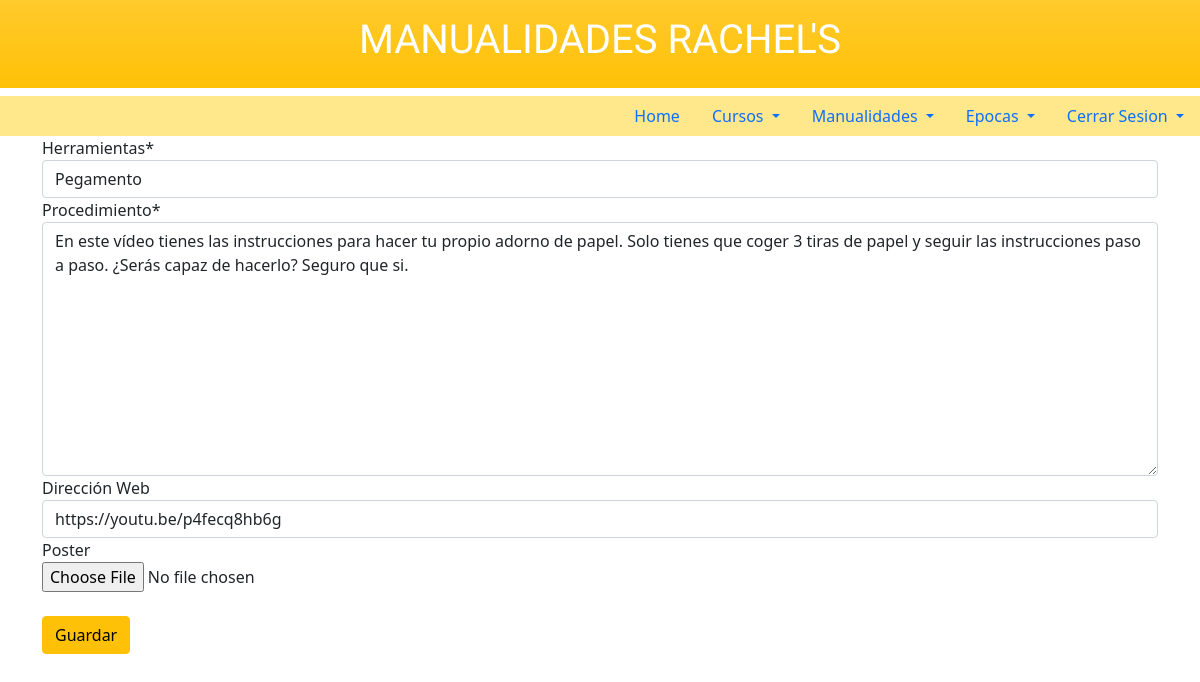
Screenshot of /manualidades/1/editar/ (signed in) with the database file from the repository.
### raquel/models.py (models this page shows, shortened)
class Manualidades(models.Model):
    nombre = models.CharField(max_length=50)
    material = models.CharField(max_length=80)
    herramientas = models.ForeignKey(
        Herramientas, on_delete=models.CASCADE, related_name='herramientas',)  # -> modelo herramientas
    procedimiento = models.TextField(max_length=600)
    creador = models.ForeignKey(
        get_user_model(), on_delete=models.CASCADE, related_name='creador',)
    video = models.URLField(null=True, blank=True,
                            verbose_name="Dirección Web")
    poster = models.ImageField(upload_to="poster/", blank=True)
    precio = models.PositiveIntegerField(null=True, blank=True)
    class Meta:
        permissions = [
            ('admin_genericoManualidades', 'Puede editar y crear Manualidades'),
            ('suscriptorManualidades', 'Pago de suscripcion, ver video Manualidades')
        ]

### raquel/views.py (the view)
class manualidadesPageUpdate(LoginRequiredMixin, UpdateView):
    template_name = 'manualidades_editar.html'
    model = Manualidades
    fields = ['herramientas', 'procedimiento', 'video', 'poster']
    login_url = 'login'
    def dispatch(self, request, *args, **kwargs):
        obj = self.get_object()
        if obj.creador != self.request.user:
            return HttpResponseNotFound('<h1><br> NO SE CUENTA CON ACCESO PARA REALIZAR ESE CAMBIO </h1>')
        return super().dispatch(request, *args, **kwargs)

### raquel/models.py (called while the page is built)
    def __str__(self) -> str:
        return self.nom_herramienta

### raquel/templates/manualidades_editar.html
{% extends 'base.html' %}{% load crispy_forms_tags%}{% block content %}
<form action="" method="post" class="container">{% csrf_token %}
   {{form|crispy}}
   <br>
    <input class="btn btn-warning btn-xs" type="submit" value="Guardar"/>
</form>
{% endblock content %}

### rows the page displays
Manualidades: herramientas "Pegamento", procedimiento "En este vídeo tienes las instrucciones para hacer tu propio adorno de papel. Solo tienes que coger 3 tiras de papel y seguir las instrucciones paso a paso. ¿Serás capaz de hacerlo? Seguro que si.", video "https://youtu.be/p4fecq8hb6g"
